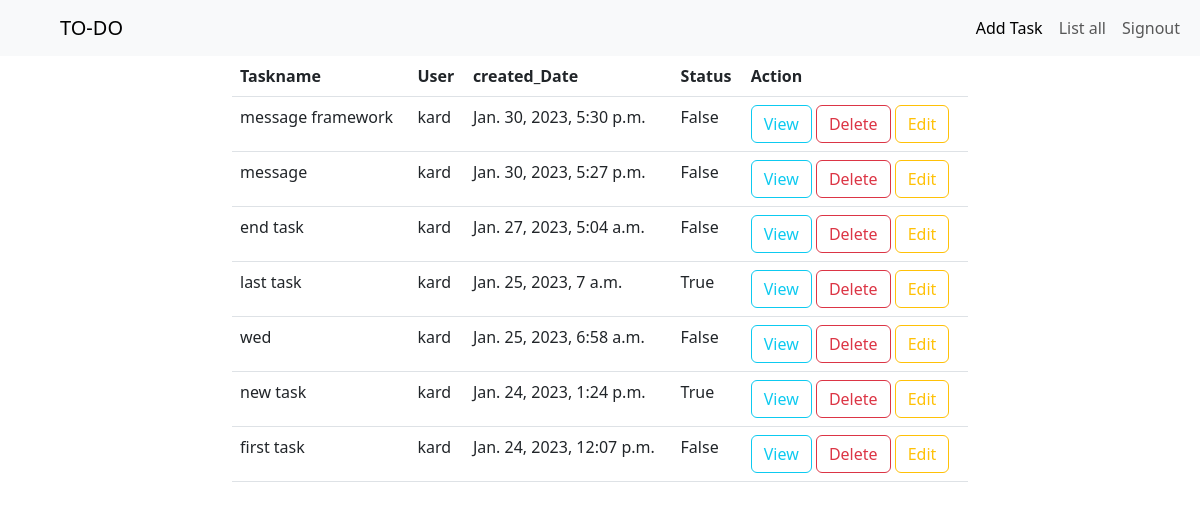
The page /tasks/all (signed in) on the database its author committed.
### api/models.py (models this page shows, shortened)
class Tasks(models.Model):
    task_name=models.CharField(max_length=200)
    user=models.ForeignKey(User,on_delete=models.CASCADE)
    create_date=models.DateTimeField(auto_now_add=True)
    status=models.BooleanField(default=False)

### Taskweb/views.py (the view)
# urls.py: path('tasks/all',views.TaskListView.as_view(),name="task-list"),
@method_decorator(signin_required,name="dispatch")
class TaskListView(View):
    def get(self,request,*args,**kwargs):
        qs=Tasks.objects.filter(user=request.user).order_by("-create_date")
        return render(request,"task-list.html",{"tasks":qs})

### Taskweb/views.py (called while the page is built)
def signin_required(fn):
    def wrapper(request,*args,**kwargs):
        if not request.user.is_authenticated:
            return redirect("signin")
        else:
            return fn(request,*args,**kwargs)
    return wrapper

### Taskweb/templates/task-list.html
{%extends 'base.html'%}
{%block body%}
<div class="container">
    <div class="row">
        <div class="col-2"></div>
        <div class="col-8">
            <table class="table">
                <tr>
                    <th>Taskname</th>
                    <th>User</th>
                    <th>created_Date</th>
                    <th>Status</th>
                    <th>Action</th>
                </tr>
                {%for t in tasks%}
                <tr>
                    <td>{{t.task_name}}</td>
                    <td>{{t.user}}</td>
                    <td>{{t.create_date}}</td>
                    <td>{{t.status}}</td>
                    <td>
                        <a href="{%url 'task-detail' t.id%}" class="btn btn-outline-info">View</a>
                        <a href="{%url 'task-delete' t.id%}" class="btn btn-outline-danger">Delete</a>
                        <a href="{%url 'task-edit' t.id%}"   class="btn btn-outline-warning">Edit</a>
                    </td>
                </tr>
                {%endfor%}
            </table>
        </div>
        <div class="col-2"></div>
    </div>
</div>
{%endblock%}

### Taskweb/templates/base.html (shortened to what this page needs)
<!DOCTYPE html>
<html lang="en">
<head>
    <link href="https://cdn.jsdelivr.net/npm/bootstrap@5.3.0-alpha1/dist/css/bootstrap.min.css" rel="stylesheet"
>
</head>
<body>
    <nav class="navbar navbar-expand-lg bg-body-tertiary">
        <div class="container-fluid">
          <a class="navbar-brand ms-5" href="#">TO-DO </a>
          <div class="collapse navbar-collapse " id="navbarSupportedContent">
            <ul class="navbar-nav ms-auto mb-2 mb-lg-0 ">
              <li class="nav-item">
                <a class="nav-link active" aria-current="page" href="{%url 'task-add'%}">Add Task</a>
              </li>
              <li class="nav-item">
                <a class="nav-link" href="{%url 'task-list'%}">List all</a>
              </li>
              <li class="nav-item">
                <a class="nav-link" href="{%url 'signout'%}">Signout</a>
              </li>
            </ul>
          </div>
        </div>
      </nav>
      {%block body%}
      {%endblock%}
</body>
</html>

### rows shown on the page
Tasks: task_name "message framework", user "kard", create_date "Jan. 30, 2023, 5:30 p.m.", status "False"
Tasks: task_name "message", user "kard", create_date "Jan. 30, 2023, 5:27 p.m.", status "False"
Tasks: task_name "end task", user "kard", create_date "Jan. 27, 2023, 5:04 a.m.", status "False"
Tasks: task_name "last task", user "kard", create_date "Jan. 25, 2023, 7 a.m.", status "True"
Tasks: task_name "wed", user "kard", create_date "Jan. 25, 2023, 6:58 a.m.", status "False"
Tasks: task_name "new task", user "kard", create_date "Jan. 24, 2023, 1:24 p.m.", status "True"
Tasks: task_name "first task", user "kard", create_date "Jan. 24, 2023, 12:07 p.m.", status "False"
